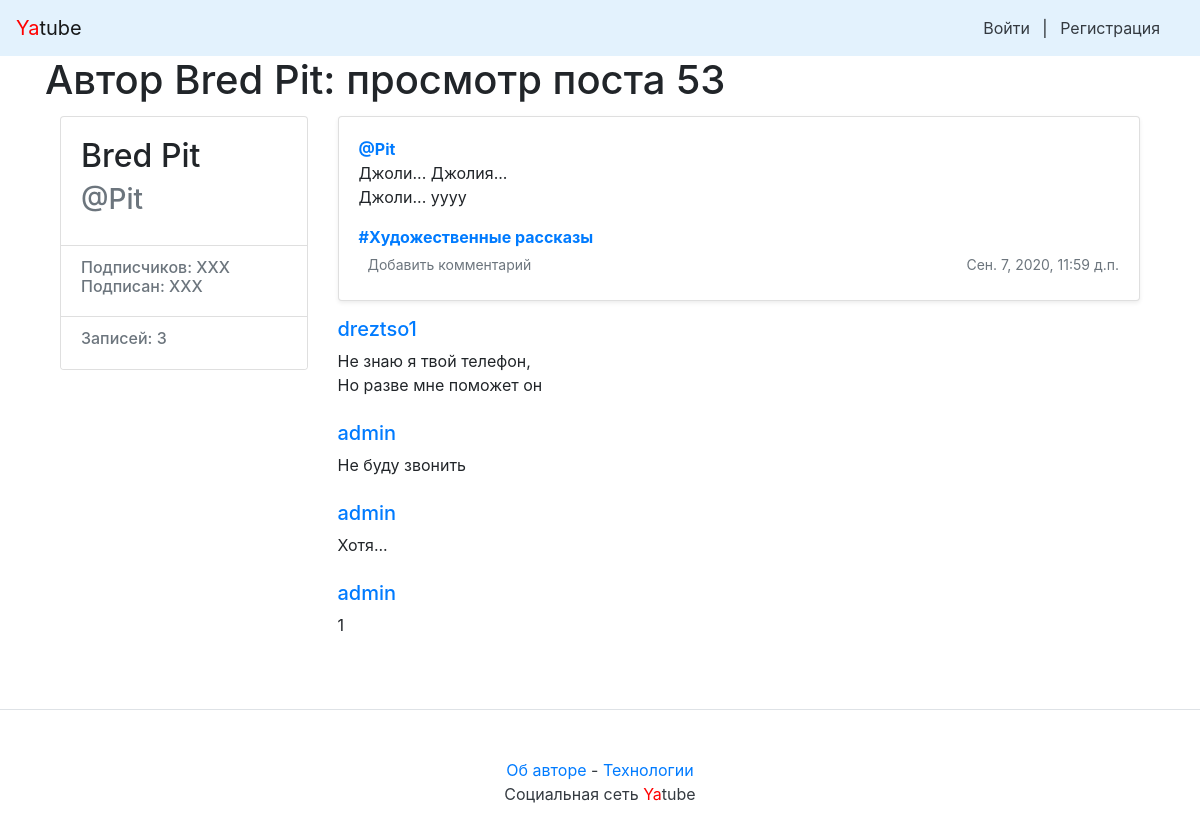
Screenshot of /Pit/53/ with the database file from the repository.
### posts/models.py (models this page shows, shortened)
class Post(models.Model):
    text = models.TextField(verbose_name="Текст", help_text="Напечатайте "
                            "свое произведение здесь.")
    pub_date = models.DateTimeField("date published", auto_now_add=True)
    author = models.ForeignKey(User, on_delete=models.CASCADE,
                               related_name="posts")
    group = models.ForeignKey(Group, on_delete=models.SET_NULL, blank=True,
                              null=True, related_name="post",
                              verbose_name="Тема", help_text="Выберите тему.")
    image = models.ImageField(upload_to='posts/', blank=True, null=True,
                              verbose_name="Прикрепить картинку",
                              help_text="Добавьте картинку здесь.")
    class Meta:
        ordering = ['-pub_date']  # упорядочивание записей в модели

class Group(models.Model):
    title = models.CharField(max_length=200)
    slug = models.SlugField(max_length=40, unique=True, blank=True, null=True)
    description = models.TextField()

class Comment(models.Model):
    post = models.ForeignKey(Post, on_delete=models.CASCADE,
                            related_name="comment")
    author = models.ForeignKey(User, on_delete=models.CASCADE, related_name="comment")
    text = models.TextField(verbose_name="Комментарий", help_text="Ваш "
                            "комментарий очень важен для нас.")
    created = models.DateTimeField("comment date published", auto_now_add=True)

### posts/views.py (the view)
# urls.py: path("<str:username>/<int:post_id>/", views.post_view, name="post"),
def post_view(request, username, post_id):
    post = get_object_or_404(Post, pk=post_id, author__username=username)
    author = get_object_or_404(User, username=username)
    quantity_posts = author.posts.all().count
    form = CommentForm(request.POST or None)
    items = post.comment.all()
    return render(request, "post.html", {'author': author, 'post': post,
                'id': post.id, 'quantity_posts': quantity_posts,
                'items': items, 'form': form})

### yatube/context_processors.py (called while the page is built)
def year(request):
    year = datetime.datetime.today().year
    return {
        'year': year
    }

### posts/templates/post.html (shortened to what this page needs)
{% extends "base.html" %}
{% block header %}Автор {{ author.get_full_name }}: просмотр поста {{ post.pk }}{% endblock %}
{% block content %}
<main role="main" class="container">
    <div class="row">
            <div class="col-md-3 mb-3 mt-1">
                <div class="card">
                        <div class="card-body">
                                <div class="h2">
                                    {{ author.get_full_name }}
                                </div>
                                <div class="h3 text-muted">
                                     @{{ author }}
                                </div>
                        </div>
                        <ul class="list-group list-group-flush">
                                <li class="list-group-item">
                                        <div class="h6 text-muted">
                                        Подписчиков: XXX <br />
                                        Подписан: XXX
                                        </div>
                                </li>
                                <li class="list-group-item">
                                        <div class="h6 text-muted">
                                            Записей: {{ quantity_posts }}
                                        </div>
                                </li>
                        </ul>
                </div>
        </div>
        <div class="col-md-9">
                {% include "post_item.html" with post=post %}
                {% include 'comments.html' %}
     </div>
    </div>
</main>
{% endblock %}

### posts/templates/post_item.html (shortened to what this page needs)
<div class="card mb-3 mt-1 shadow-sm">
    {% load thumbnail %}
    <div class="card-body">
        <p class="card-text">
            <a name="post_{{ post.id }}" href="{% url 'profile' post.author.username %}">
                <strong class="d-block text-gray-dark">@{{ post.author }}</strong>
            </a>
            {{ post.text|linebreaksbr }}
        </p>
        {% if post.group %}
        <a class="card-link muted" href="{% url 'group' post.group.slug %}">
                <strong class="d-block text-gray-dark">#{{ post.group.title }}</strong>
        </a>
        {% endif %}
        <div class="d-flex justify-content-between align-items-center">
            <div class="btn-group ">
                <a class="btn btn-sm text-muted" href="{% url 'post' post.author.username post.id %}" role="button">
                    {% if post.comments.exists %}
                        {{ post.comments.count }} комментариев
                    {% else%}
                        Добавить комментарий
                    {% endif %}
                </a>
            </div>
            <small class="text-muted">{{ post.pub_date }}</small>
        </div>
    </div>
</div>

### posts/templates/comments.html (shortened to what this page needs)
{% load user_filters %}
{% for item in items %}
<div class="media mb-4">
<div class="media-body">
    <h5 class="mt-0">
    <a
        href="{% url 'profile' item.author.username %}"
        name="comment_{{ item.id }}"
        >{{ item.author.username }}</a>
    </h5>
    {{ item.text|linebreaksbr }}
</div>
</div>
{% endfor %}

### rows the page displays
Post: pk "53", author "Pit", text "Джоли... Джолия... Джоли... уууу", group "Художественные рассказы", pub_date "Сен. 7, 2020, 11:59 д.п."
Comment: author.username "dreztso1", text "Не знаю я твой телефон, Но разве мне поможет он"
Comment: author.username "admin", text "Не буду звонить"
Comment: author.username "admin", text "Хотя..."
Comment: author.username "admin", text "1"

### other values shown
{{ author.get_full_name }} "Bred Pit"
{{ author }} "Pit"
{{ quantity_posts }} "3"
